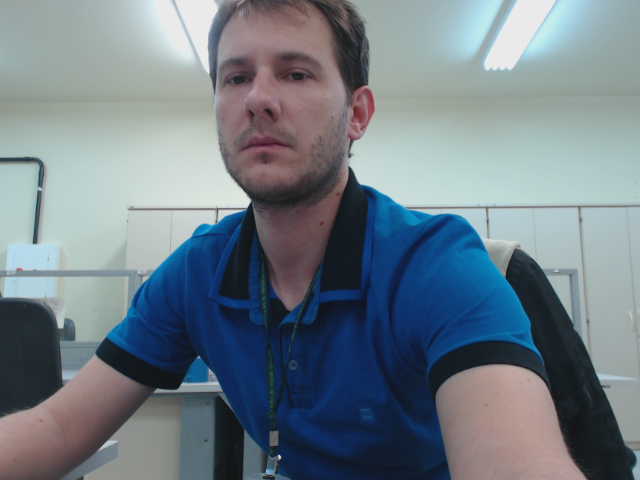
//> input picture src/cloud-save-cv-example/Frame_l_00000.png, 640 x 480 px
$ ./stereo_match   (built with g++ and OpenCV 4)
//> lines starting //> are read from the running program, lines starting //| are printed output that depends on the picture
/*
 *  stereo_match.cpp
 *  calibration
 *
 *  Created by Victor  Eruhimov on 1/18/10.
 *  Copyright 2010 Argus Corp. All rights reserved.
 *
 */

#include "opencv2/calib3d/calib3d.hpp"
#include "opencv2/imgproc/imgproc.hpp"
#include "opencv2/imgcodecs.hpp"
#include "opencv2/highgui/highgui.hpp"
#include "opencv2/core/utility.hpp"

#include <stdio.h>

using namespace cv;

static void print_help()
{
    printf("\nDemo stereo matching converting L and R images into disparity and point clouds\n");
    printf("\nUsage: stereo_match <left_image> <right_image> [--algorithm=bm|sgbm|hh|sgbm3way] [--blocksize=<block_size>]\n"
           "[--max-disparity=<max_disparity>] [--scale=scale_factor>] [-i=<intrinsic_filename>] [-e=<extrinsic_filename>]\n"
           "[--no-display] [-o=<disparity_image>] [-p=<point_cloud_file>]\n");
}

static void saveXYZ(const char* filename, const Mat& mat)
{
    const double max_z = 1.0e4;
    FILE* fp = fopen(filename, "wt");
    for(int y = 0; y < mat.rows; y++)
    {
        for(int x = 0; x < mat.cols; x++)
        {
            Vec3f point = mat.at<Vec3f>(y, x);
            if(fabs(point[2] - max_z) < FLT_EPSILON || fabs(point[2]) > max_z) continue;
            fprintf(fp, "%f %f %f\n", point[0], point[1], point[2]);
        }
    }
    fclose(fp);
}

int main(int argc, char** argv)
{
    std::string img1_filename = "./Frame_l_00000.png";
    std::string img2_filename = "./Frame_r_00000.png";
    std::string intrinsic_filename = "./intrinsics.yml";
    std::string extrinsic_filename = "./extrinsics.yml";
    std::string disparity_filename = "disp.png";
    std::string point_cloud_filename = "cloud.txt";

    enum { STEREO_BM=0, STEREO_SGBM=1, STEREO_HH=2, STEREO_VAR=3, STEREO_3WAY=4 };
    int alg = STEREO_SGBM;
    int SADWindowSize = 0, numberOfDisparities;
    bool no_display = false;
    float scale = 1;

    Ptr<StereoBM> bm = StereoBM::create(16,9);
    Ptr<StereoSGBM> sgbm = StereoSGBM::create(0,16,3);

//     cv::CommandLineParser parser(argc, argv,
//         "{help h||}{algorithm||}{max-disparity|0|}{blocksize|0|}{no-display||}{scale|1|}{i||}{e||}{o||}{p||}");
//     if(parser.has("help"))
//     {
//         print_help();
//         return 0;
//     }
//     img1_filename = parser.get<std::string>(0);
//     img2_filename = parser.get<std::string>(1);
//     if (parser.has("algorithm"))
//     {
//         std::string _alg = parser.get<std::string>("algorithm");
//         alg = _alg == "bm" ? STEREO_BM :
//             _alg == "sgbm" ? STEREO_SGBM :
//             _alg == "hh" ? STEREO_HH :
//             _alg == "var" ? STEREO_VAR :
//             _alg == "sgbm3way" ? STEREO_3WAY : -1;
//     }
//     numberOfDisparities = parser.get<int>("max-disparity");
//     SADWindowSize = parser.get<int>("blocksize");
//     scale = parser.get<float>("scale");
//     no_display = parser.has("no-display");
//     if( parser.has("i") )
//         intrinsic_filename = parser.get<std::string>("i");
//     if( parser.has("e") )
//         extrinsic_filename = parser.get<std::string>("e");
//     if( parser.has("o") )
//         disparity_filename = parser.get<std::string>("o");
//     if( parser.has("p") )
//         point_cloud_filename = parser.get<std::string>("p");
//     if (!parser.check())
//     {
//         parser.printErrors();
//         return 1;
//     }
//     if( alg < 0 )
//     {
//         printf("Command-line parameter error: Unknown stereo algorithm\n\n");
//         print_help();
//         return -1;
//     }
//     if ( numberOfDisparities < 1 || numberOfDisparities % 16 != 0 )
//     {
//         printf("Command-line parameter error: The max disparity (--maxdisparity=<...>) must be a positive integer divisible by 16\n");
//         print_help();
//         return -1;
//     }
//     if (scale < 0)
//     {
//         printf("Command-line parameter error: The scale factor (--scale=<...>) must be a positive floating-point number\n");
//         return -1;
//     }
//     if (SADWindowSize < 1 || SADWindowSize % 2 != 1)
//     {
//         printf("Command-line parameter error: The block size (--blocksize=<...>) must be a positive odd number\n");
//         return -1;
//     }
//     if( img1_filename.empty() || img2_filename.empty() )
//     {
//         printf("Command-line parameter error: both left and right images must be specified\n");
//         return -1;
//     }
//     if( (!intrinsic_filename.empty()) ^ (!extrinsic_filename.empty()) )
//     {
//         printf("Command-line parameter error: either both intrinsic and extrinsic parameters must be specified, or none of them (when the stereo pair is already rectified)\n");
//         return -1;
//     }
//
//     if( extrinsic_filename.empty() && !point_cloud_filename.empty() )
//     {
//         printf("Command-line parameter error: extrinsic and intrinsic parameters must be specified to compute the point cloud\n");
//         return -1;
//     }

    int color_mode = alg == STEREO_BM ? 0 : -1;
    Mat img1 = imread(img1_filename, color_mode);
//> img1 is the input picture: 480 rows x 640 cols, CV_8UC3; mean B, G, R 135, 125.4, 112.7
    Mat img2 = imread(img2_filename, color_mode);
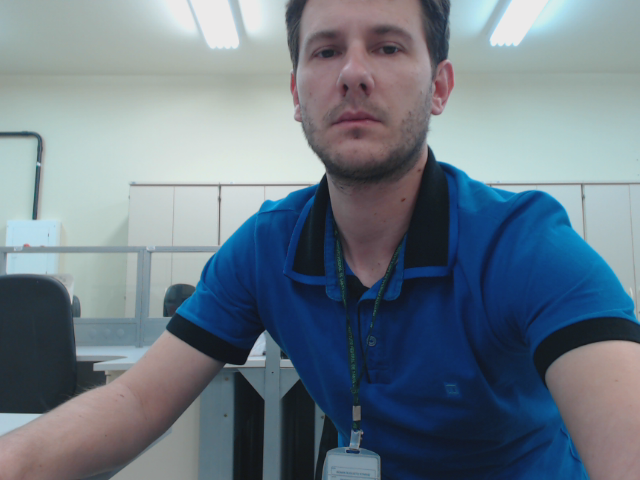
//> input picture src/cloud-save-cv-example/Frame_r_00000.png, 640 x 480 px
//> img2 is the input picture: 480 rows x 640 cols, CV_8UC3; mean B, G, R 134.4, 122.6, 108.6

    if (img1.empty())
    {
        printf("Command-line parameter error: could not load the first input image file\n");
        return -1;
    }
    if (img2.empty())
    {
        printf("Command-line parameter error: could not load the second input image file\n");
        return -1;
    }

    if (scale != 1.f)
    {
        Mat temp1, temp2;
        int method = scale < 1 ? INTER_AREA : INTER_CUBIC;
        resize(img1, temp1, Size(), scale, scale, method);
        img1 = temp1;
        resize(img2, temp2, Size(), scale, scale, method);
        img2 = temp2;
    }

    Size img_size = img1.size();
//> img_size = Size(640, 480)

    Rect roi1, roi2;
    Mat Q;

    if( !intrinsic_filename.empty() )
    {
        // reading intrinsic parameters
        FileStorage fs(intrinsic_filename, FileStorage::READ);
        if(!fs.isOpened())
        {
            printf("Failed to open file %s\n", intrinsic_filename.c_str());
            return -1;
        }

        Mat M1, D1, M2, D2;
        fs["M1"] >> M1;
        fs["D1"] >> D1;
        fs["M2"] >> M2;
        fs["D2"] >> D2;

        M1 *= scale;
        M2 *= scale;

        fs.open(extrinsic_filename, FileStorage::READ);
        if(!fs.isOpened())
        {
            printf("Failed to open file %s\n", extrinsic_filename.c_str());
            return -1;
        }

        Mat R, T, R1, P1, R2, P2;
        fs["R"] >> R;
        fs["T"] >> T;

        stereoRectify( M1, D1, M2, D2, img_size, R, T, R1, R2, P1, P2, Q, CALIB_ZERO_DISPARITY, -1, img_size, &roi1, &roi2 );

        Mat map11, map12, map21, map22;
        initUndistortRectifyMap(M1, D1, R1, P1, img_size, CV_16SC2, map11, map12);
        initUndistortRectifyMap(M2, D2, R2, P2, img_size, CV_16SC2, map21, map22);

        Mat img1r, img2r;
        remap(img1, img1r, map11, map12, INTER_LINEAR);
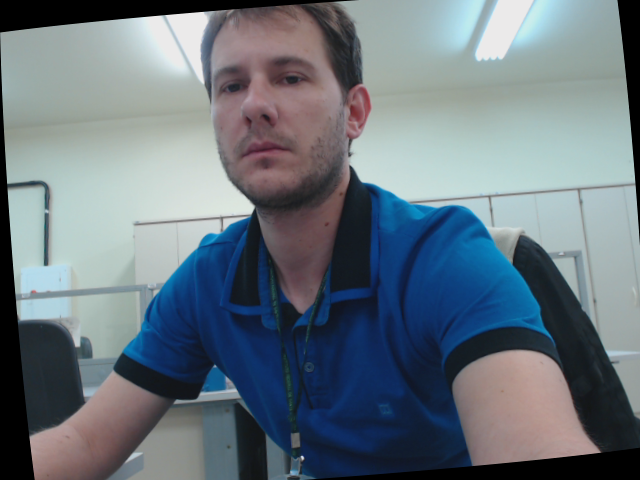
//> img1r: 480 rows x 640 cols, CV_8UC3; mean B, G, R 126.2, 116.9, 104.8
        remap(img2, img2r, map21, map22, INTER_LINEAR);
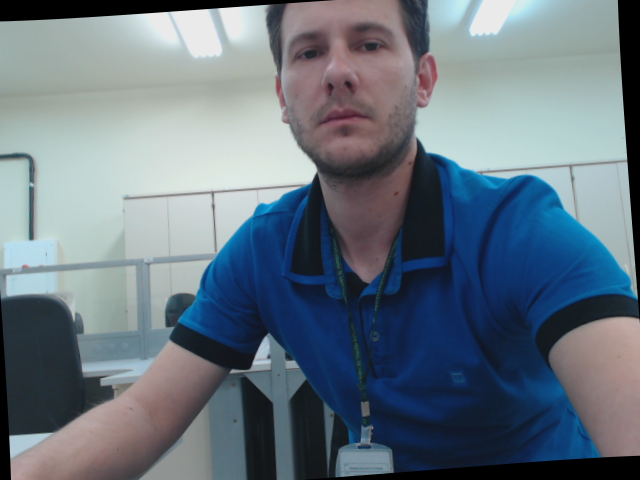
//> img2r: 480 rows x 640 cols, CV_8UC3; mean B, G, R 127.8, 116.3, 102.7

        img1 = img1r;
        img2 = img2r;
    }

    numberOfDisparities = numberOfDisparities > 0 ? numberOfDisparities : ((img_size.width/8) + 15) & -16;
//> numberOfDisparities = 80

    bm->setROI1(roi1);
    bm->setROI2(roi2);
    bm->setPreFilterCap(31);
    bm->setBlockSize(SADWindowSize > 0 ? SADWindowSize : 9);
    bm->setMinDisparity(0);
    bm->setNumDisparities(numberOfDisparities);
    bm->setTextureThreshold(10);
    bm->setUniquenessRatio(15);
    bm->setSpeckleWindowSize(100);
    bm->setSpeckleRange(32);
    bm->setDisp12MaxDiff(1);

    sgbm->setPreFilterCap(63);
    int sgbmWinSize = SADWindowSize > 0 ? SADWindowSize : 3;
    sgbm->setBlockSize(sgbmWinSize);

    int cn = img1.channels();
//> cn = 3

    sgbm->setP1(8*cn*sgbmWinSize*sgbmWinSize);
    sgbm->setP2(32*cn*sgbmWinSize*sgbmWinSize);
    sgbm->setMinDisparity(0);
    sgbm->setNumDisparities(numberOfDisparities);
    sgbm->setUniquenessRatio(10);
    sgbm->setSpeckleWindowSize(100);
    sgbm->setSpeckleRange(32);
    sgbm->setDisp12MaxDiff(1);
    if(alg==STEREO_HH)
        sgbm->setMode(StereoSGBM::MODE_HH);
    else if(alg==STEREO_SGBM)
        sgbm->setMode(StereoSGBM::MODE_SGBM);
    else if(alg==STEREO_3WAY)
        sgbm->setMode(StereoSGBM::MODE_SGBM_3WAY);

    Mat disp, disp8;
    //Mat img1p, img2p, dispp;
    //copyMakeBorder(img1, img1p, 0, 0, numberOfDisparities, 0, IPL_BORDER_REPLICATE);
    //copyMakeBorder(img2, img2p, 0, 0, numberOfDisparities, 0, IPL_BORDER_REPLICATE);

    int64 t = getTickCount();
    if( alg == STEREO_BM )
        bm->compute(img1, img2, disp);
    else if( alg == STEREO_SGBM || alg == STEREO_HH || alg == STEREO_3WAY )
        sgbm->compute(img1, img2, disp);
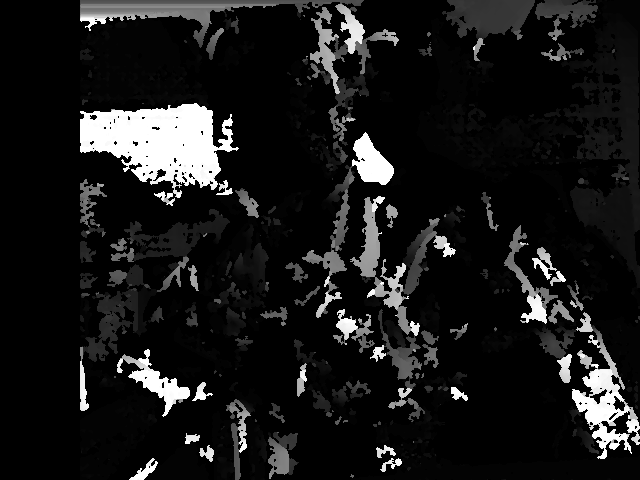
//> disp: 480 rows x 640 cols, CV_16SC1; min -16, max 1264, mean 113; drawn with min black and max white
    t = getTickCount() - t;
    printf("Time elapsed: %fms\n", t*1000/getTickFrequency());

    //disp = dispp.colRange(numberOfDisparities, img1p.cols);
    if( alg != STEREO_VAR )
        disp.convertTo(disp8, CV_8U, 255/(numberOfDisparities*16.));
    else
        disp.convertTo(disp8, CV_8U);
    if( !no_display )
    {
        namedWindow("left", 1);
        imshow("left", img1);
        namedWindow("right", 1);
        imshow("right", img2);
        namedWindow("disparity", 0);
        imshow("disparity", disp8);
        printf("press any key to continue...");
        fflush(stdout);
        waitKey();
        printf("\n");
    }

    if(!disparity_filename.empty())
        imwrite(disparity_filename, disp8);

    if(!point_cloud_filename.empty())
    {
        printf("storing the point cloud...");
        fflush(stdout);
        Mat xyz;
        reprojectImageTo3D(disp, xyz, Q, true);
//> xyz: 480 rows x 640 cols, CV_32FC3; 11.03% of the values are NaN or infinite; the others: min -101, max 10000, mean 2413.2
//> Q = [[1, 0, 0, -323.2], [0, 1, 0, -239.5], [0, 0, 0, 645.8], [0, 0, 0.266, 0]]
        saveXYZ(point_cloud_filename.c_str(), xyz);
        printf("\n");
    }

    return 0;
}
